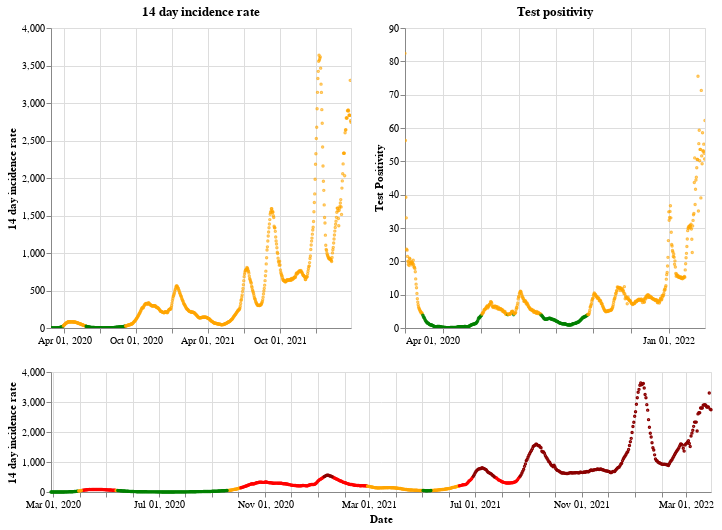

Notebook cell for this chart:
### Markdown cell above
## Scotland

### Code cell
plot_traffic_light('Scotland')

### Figure 1 — Vega-Lite specification as saved in the notebook (floating-point values rounded to 4 significant figures; data arrays with more than 128 entries replaced by an {"elided": "..."} marker saying what was removed)
{"config": {"view": {"continuousWidth": 400, "continuousHeight": 300}}, "vconcat": [{"hconcat": [{"mark": {"type": "point", "size": 2}, "encoding": {"color": {"condition": {"value": "green", "test": "(datum.twoWeeklyCasesRate <= 25)"}, "value": "orange"}, "tooltip": [{"type": "nominal", "field": "areaName"}, {"type": "temporal", "field": "date"}, {"type": "quantitative", "field": "twoWeeklyCasesRate"}, {"type": "quantitative", "field": "testPositivity"}], "x": {"type": "temporal", "axis": {"title": ""}, "field": "date", "scale": {"domain": {"selection": "DateBrush"}}, "timeUnit": "yearmonthdate"}, "y": {"type": "quantitative", "axis": {"title": "14 day incidence rate"}, "field": "twoWeeklyCasesRate"}}, "title": "14 day incidence rate", "width": 300}, {"mark": {"type": "point", "size": 2}, "encoding": {"color": {"condition": {"value": "green", "test": "(datum.testPositivity <= 4)"}, "value": "orange"}, "tooltip": [{"type": "nominal", "field": "areaName"}, {"type": "temporal", "field": "date"}, {"type": "quantitative", "field": "twoWeeklyCasesRate"}, {"type": "quantitative", "field": "testPositivity"}], "x": {"type": "temporal", "axis": {"title": ""}, "field": "date", "scale": {"domain": {"selection": "DateBrush"}}, "timeUnit": "yearmonthdate"}, "y": {"type": "quantitative", "axis": {"title": "Test Positivity"}, "field": "testPositivity"}}, "title": "Test positivity", "width": 300}]}, {"layer": [{"mark": {"type": "point", "size": 2}, "encoding": {"color": {"condition": {"value": "orange", "test": "(((datum.testPositivity < 4) && (datum.twoWeeklyCasesRate >= 50)) && (datum.twoWeeklyCasesRate < 200))"}, "value": "red"}, "opacity": {"condition": {"value": 1, "test": "((datum.twoWeeklyCasesRate >= 50) && (datum.twoWeeklyCasesRate < 500))"}, "value": 0}, "tooltip": [{"type": "nominal", "field": "areaName"}, {"type": "temporal", "field": "date"}, {"type": "quantitative", "field": "twoWeeklyCasesRate"}, {"type": "quantitative", "field": "testPositivity"}], "x": {"type": "temporal", "axis": {"title": "Date"}, "field": "date", "timeUnit": "yearmonthdate"}, "y": {"type": "quantitative", "axis": {"title": "14 day incidence rate"}, "field": "twoWeeklyCasesRate"}}, "selection": {"DateBrush": {"type": "interval", "encodings": ["x"], "fields": ["Time"]}}}, {"mark": {"type": "point", "size": 2}, "encoding": {"color": {"value": "darkred"}, "opacity": {"condition": {"value": 1, "test": "(datum.twoWeeklyCasesRate >= 500)"}, "value": 0}, "tooltip": [{"type": "nominal", "field": "areaName"}, {"type": "temporal", "field": "date"}, {"type": "quantitative", "field": "twoWeeklyCasesRate"}, {"type": "quantitative", "field": "testPositivity"}], "x": {"type": "temporal", "axis": {"title": "Date"}, "field": "date", "timeUnit": "yearmonthdate"}, "y": {"type": "quantitative", "axis": {"title": "14 day incidence rate"}, "field": "twoWeeklyCasesRate"}}}, {"mark": {"type": "point", "size": 2}, "encoding": {"color": {"condition": {"value": "green", "test": "((datum.testPositivity < 4) && (datum.twoWeeklyCasesRate < 50))"}, "value": "orange"}, "opacity": {"condition": {"value": 1, "test": "(datum.twoWeeklyCasesRate < 50)"}, "value": 0}, "tooltip": [{"type": "nominal", "field": "areaName"}, {"type": "temporal", "field": "date"}, {"type": "quantitative", "field": "twoWeeklyCasesRate"}, {"type": "quantitative", "field": "testPositivity"}], "x": {"type": "temporal", "axis": {"title": "Date"}, "field": "date", "timeUnit": "yearmonthdate"}, "y": {"type": "quantitative", "axis": {"title": "14 day incidence rate"}, "field": "twoWeeklyCasesRate"}}}], "height": 120, "width": 660}], "data": {"name": "data-4e4d2343d88fc92fb0ccc044b0e2ba12"}, "$schema": "https://vega.github.io/schema/vega-lite/v4.8.1.json", "datasets": {"data-4e4d2343d88fc92fb0ccc044b0e2ba12": {"elided": "762 records"}}}
